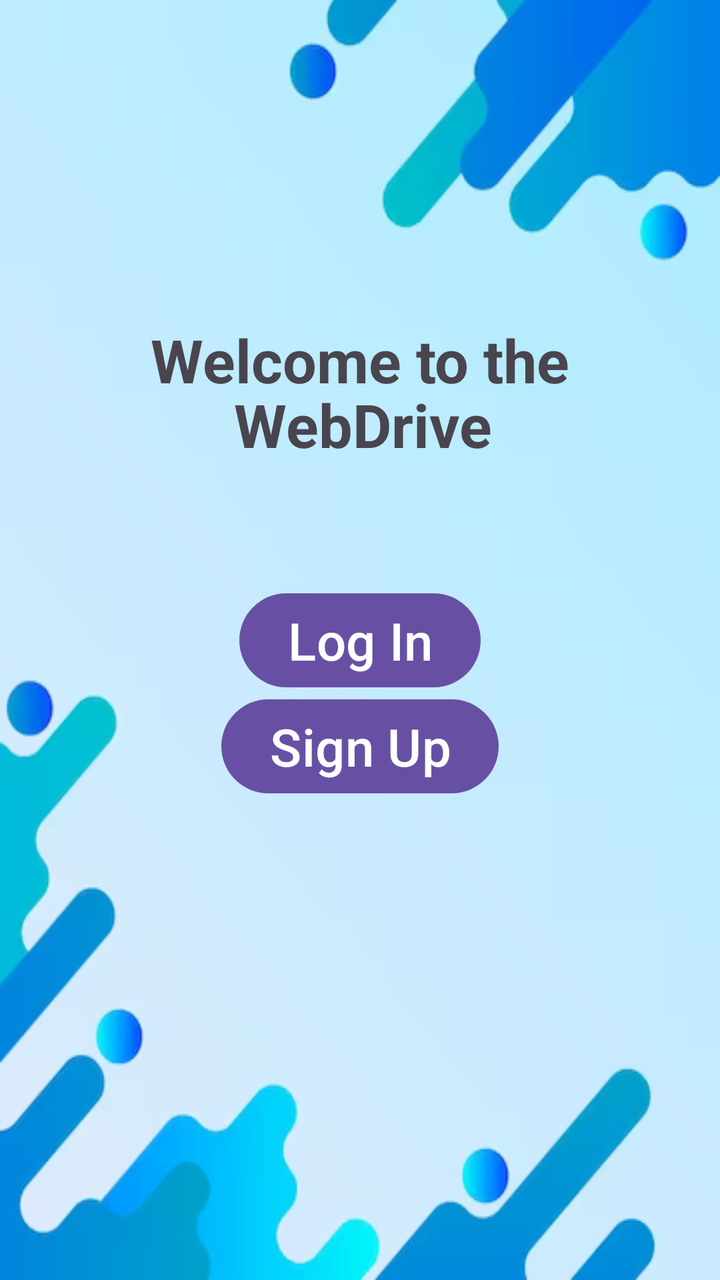
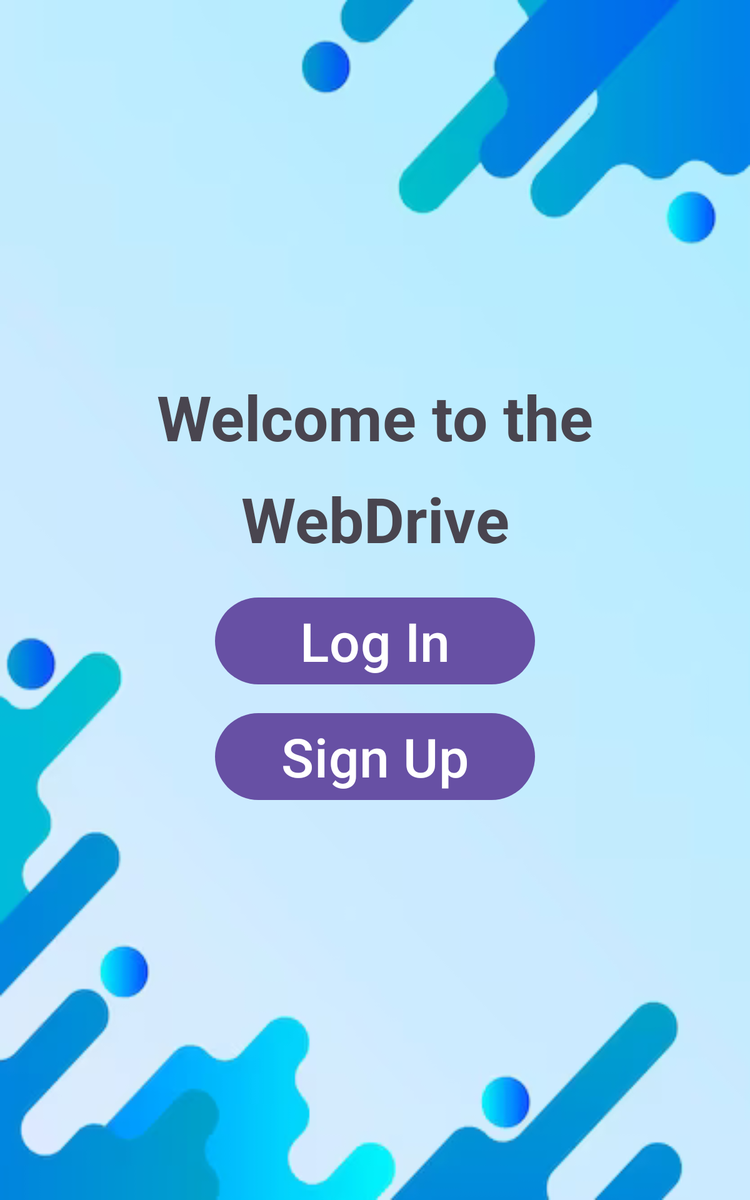

The same Android screen from two of the app's own layout files: first res/layout/ as a phone draws it, then the repository's variant for another configuration, drawn on a device whose configuration selects that folder. Both files follow.
<!-- AndroidManifest.xml: application theme Theme.WebDrive -->
<!-- res/layout/activity_main.xml -->
<?xml version="1.0" encoding="utf-8"?>
<androidx.constraintlayout.widget.ConstraintLayout xmlns:android="http://schemas.android.com/apk/res/android"
    xmlns:app="http://schemas.android.com/apk/res-auto"
    xmlns:tools="http://schemas.android.com/tools"
    android:layout_width="match_parent"
    android:layout_height="match_parent"
    android:background="@drawable/background1"
    tools:context=".MainActivity">


    <TextView
        android:id="@+id/textView"
        android:layout_width="wrap_content"
        android:layout_height="wrap_content"
        android:text="Welcome to the"
        android:textSize="30dp"
        android:textStyle="bold"
        app:layout_constraintBottom_toBottomOf="parent"
        app:layout_constraintEnd_toEndOf="parent"
        app:layout_constraintStart_toStartOf="parent"
        app:layout_constraintTop_toTopOf="parent"
        app:layout_constraintVertical_bias="0.266" />

    <TextView
        android:layout_width="wrap_content"
        android:layout_height="wrap_content"
        android:text="WebDrive"
        android:textSize="30dp"
        android:textStyle="bold"
        app:layout_constraintBottom_toBottomOf="parent"
        app:layout_constraintEnd_toEndOf="parent"
        app:layout_constraintHorizontal_bias="0.507"
        app:layout_constraintStart_toStartOf="parent"
        app:layout_constraintTop_toTopOf="parent"
        app:layout_constraintVertical_bias="0.32" />

    <Button
        android:id="@+id/LogIn"
        android:layout_width="wrap_content"
        android:layout_height="wrap_content"
        android:text="Log In"
        android:textSize="26dp"
        app:layout_constraintBottom_toBottomOf="parent"
        app:layout_constraintEnd_toEndOf="parent"
        app:layout_constraintStart_toStartOf="parent"
        app:layout_constraintTop_toTopOf="parent"
         />

    <Button
        android:id="@+id/SignIn"
        android:layout_width="wrap_content"
        android:layout_height="wrap_content"
        android:text="Sign Up"
        android:textSize="26dp"
        app:layout_constraintBottom_toBottomOf="parent"
        app:layout_constraintEnd_toEndOf="parent"
        app:layout_constraintStart_toStartOf="parent"
        app:layout_constraintTop_toTopOf="parent"
        app:layout_constraintVertical_bias="0.591" />
</androidx.constraintlayout.widget.ConstraintLayout>
<!-- resources referenced by this layout -->
<resources>
  <!-- drawable background1: png bitmap (drawable, 50406 bytes) -->
  <style name="Theme.WebDrive" parent="Base.Theme.WebDrive" />
  <style name="Base.Theme.WebDrive" parent="Theme.Material3.DayNight.NoActionBar">
          
          
      </style>
</resources>
<!-- res/layout-large/activity_main.xml (the repository's variant of the layout above) -->
<!-- drawn on a 7-inch tablet held upright -->
<?xml version="1.0" encoding="utf-8"?>
<androidx.constraintlayout.widget.ConstraintLayout xmlns:android="http://schemas.android.com/apk/res/android"
    xmlns:app="http://schemas.android.com/apk/res-auto"
    xmlns:tools="http://schemas.android.com/tools"
    android:layout_width="match_parent"
    android:layout_height="match_parent"
    android:background="@drawable/background1"
    tools:context=".MainActivity">


    <TextView
        android:id="@+id/textView"
        android:layout_width="wrap_content"
        android:layout_height="wrap_content"
        android:text="Welcome to the"
        android:textSize="50dp"
        android:textStyle="bold"
        app:layout_constraintBottom_toBottomOf="parent"
        app:layout_constraintEnd_toEndOf="parent"
        app:layout_constraintStart_toStartOf="parent"
        app:layout_constraintTop_toTopOf="parent"
        app:layout_constraintVertical_bias="0.336" />

    <TextView
        android:id="@+id/textViewforbelow"
        android:layout_width="wrap_content"
        android:layout_height="wrap_content"
        android:text="WebDrive"
        android:textSize="50dp"
        android:textStyle="bold"
        app:layout_constraintBottom_toBottomOf="parent"
        app:layout_constraintEnd_toEndOf="parent"
        app:layout_constraintStart_toStartOf="parent"
        app:layout_constraintTop_toTopOf="parent"
        app:layout_constraintVertical_bias="0.427" />

    <LinearLayout
        android:layout_width="256dp"
        android:layout_height="186dp"
        android:gravity="center"
        android:orientation="vertical"
        app:layout_constraintBottom_toBottomOf="parent"
        app:layout_constraintEnd_toEndOf="parent"
        app:layout_constraintStart_toStartOf="parent"
        app:layout_constraintTop_toTopOf="parent"
        app:layout_constraintVertical_bias="0.602">

        <Button
            android:id="@+id/LogIn"
            android:layout_width="match_parent"
            android:layout_height="wrap_content"
            android:layout_marginBottom="15dp"
            android:text="Log In"
            android:textSize="43dp"
            app:layout_constraintBottom_toBottomOf="parent"
            app:layout_constraintEnd_toEndOf="parent"
            app:layout_constraintStart_toStartOf="parent"
            app:layout_constraintTop_toTopOf="parent" />

        <Button
            android:id="@+id/SignIn"
            android:layout_width="match_parent"
            android:layout_height="wrap_content"
            android:text="Sign Up"
            android:textSize="43dp"
            app:layout_constraintBottom_toBottomOf="parent"
            app:layout_constraintEnd_toEndOf="parent"
            app:layout_constraintStart_toStartOf="parent"
            app:layout_constraintTop_toTopOf="parent"
            app:layout_constraintVertical_bias="0.563" />


    </LinearLayout>

</androidx.constraintlayout.widget.ConstraintLayout>
